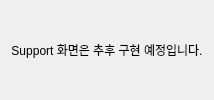
<?xml version="1.0" encoding="UTF-8"?>
<ui version="4.0">
 <class>SupportTab</class>
 <widget class="QWidget" name="page_support">
  <property name="windowTitle">
   <string>Support</string>
  </property>
  <layout class="QVBoxLayout" name="verticalLayout_root">
   <item>
    <widget class="QLabel" name="lbl_support">
     <property name="text">
      <string>Support 화면은 추후 구현 예정입니다.</string>
     </property>
     <property name="alignment">
      <set>Qt::AlignCenter</set>
     </property>
    </widget>
   </item>
  </layout>
 </widget>
 <resources/>
 <connections/>
</ui>
